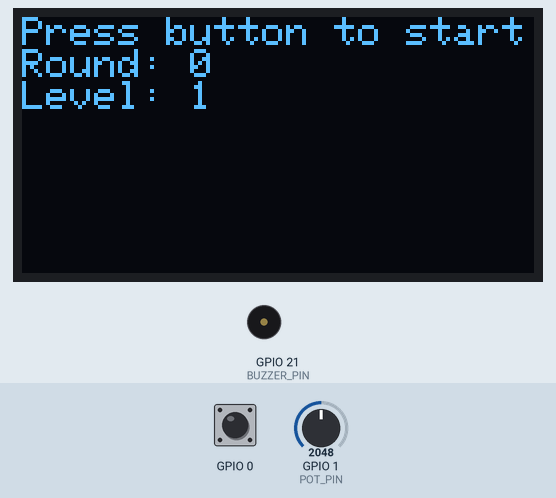
The program below on a simulated ESP32-S3. Parts: 128×64 one-colour display, buzzer (waves = sounding, pin HIGH). Inputs (shaded band) come from the test bench; at power-on: GPIO 0 HIGH, GPIO 1 (POT_PIN) = 2048 (analog values on the 0–4095 scale). Random numbers use the default seed unless the program sets one; what the program prints to the serial monitor is not drawn.

Above: at 1.2 s.
1.3 s: GPIO 0 pulled LOW for 0.15 s
At 1.44 s:
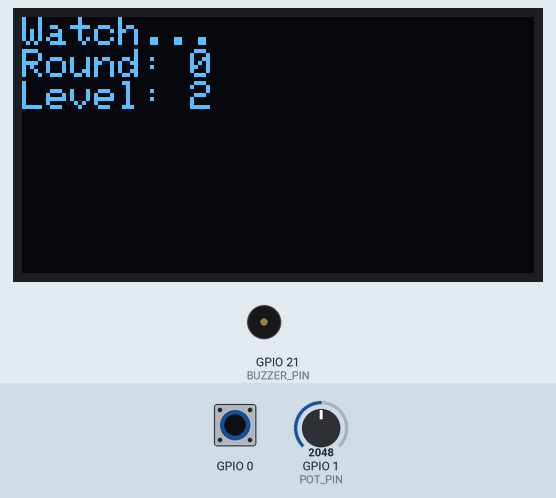
At 2.5 s:
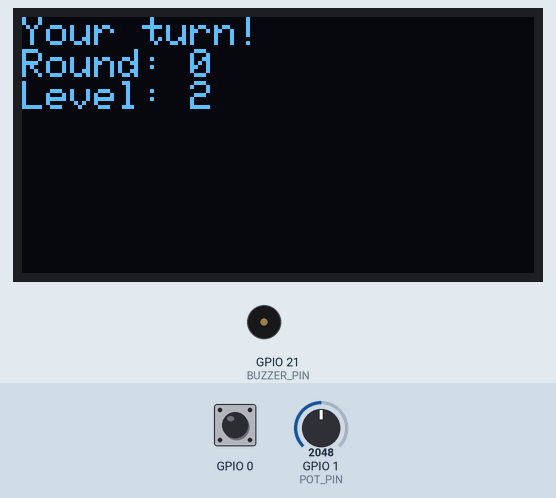
Timing chart, 0 to 4.3 s (numbered marks = the images above; inputs shaded):
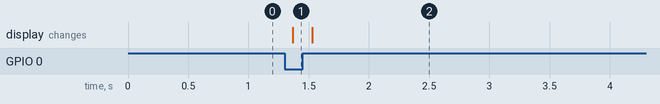

The program:

main.cpp
```cpp
/*
  Assessment Task 2
  Electronic Simon Says Memory Game

  Student name: Luca
  Student ID:   200069155
  Date:         14/10/26

  Board: ESP32-S2

  Required libraries:
  - Adafruit GFX Library
  - Adafruit SSD1306

  Instructions:
  1. Complete every numbered TODO.
  2. Keep all runtime timing non-blocking.
  3. Do not use delay() in loop() or its helper functions.
  4. Test all eleven functional requirements.
  5. Complete the Business Requirements & Test Documentation.
  6. Demonstrate the physical circuit to your trainer.

  Verify these pin assignments against your circuit.
  Buttons connect between their GPIO and GND.
  Use a 220 ohm resistor in series with each LED.
*/

#include <Arduino.h>
#include <Wire.h>
#include <Adafruit_GFX.h>
#include <Adafruit_SSD1306.h>

// Prevent Arduino automatic prototype errors.
struct ColourMap;
struct GameResult;

ColourMap get_colour(String name);
void log_result(GameResult &result);

// ==================================================
// Pin assignments
// ==================================================

const int NUM_COLOURS = 4;
const int NUM_LEVELS = 3;

const int LED_PINS[NUM_COLOURS] = {};
const int BUTTON_PINS[NUM_COLOURS] = {};

const int POT_PIN = 1;
const int BUZZER_PIN = 21;

const int OLED_SDA_PIN = 8;
const int OLED_SCL_PIN = 9;

// ==================================================
// Constants
// ==================================================

const int MAX_ROUNDS = 20;
const int MAX_GAMES = 10;

const int MAX_TOTAL_PRESSES =
    MAX_ROUNDS * (MAX_ROUNDS + 1) / 2;

const int ADC_MAX = 4095;
const int TONE_LEVEL_STEP = 200;
const int MAX_SAFE_FREQ = 4000;
const int GAME_OVER_FREQ = 100;

const unsigned long DEBOUNCE_TIME = 40;
const unsigned long INPUT_TIMEOUT_MS = 3000;
const unsigned long GAME_OVER_MS = 600;
const unsigned long ALERT_FLASH_MS = 100;
const unsigned long BUTTON_SOUND_MS = 120;
const unsigned long DISPLAY_INTERVAL_MS = 2000;

// Easy, Medium, Hard.
const unsigned long LEVEL_ON_MS[NUM_LEVELS] = {
    400, 300, 200};

const unsigned long LEVEL_GAP_MS[NUM_LEVELS] = {
    200, 160, 140};

// ==================================================
// Structured data
// ==================================================

struct ColourMap
{
    String name;
    int ledPin;
    int toneFreq;
};

ColourMap colourMap[NUM_COLOURS] = {
    {"Red", LED_PINS[0], 262},
    {"Green", LED_PINS[1], 330},
    {"Blue", LED_PINS[2], 392},
    {"Yellow", LED_PINS[3], 494}};

struct GameResult
{
    int session;
    int score;
    float avgReactionMs;
    unsigned long timestamp;
};

GameResult leaderboard[MAX_GAMES];

int gameCount = 0;
int sessionCounter = 0;

int toneGrid[NUM_LEVELS][NUM_COLOURS];

// ==================================================
// Game state and variables
// ==================================================

enum GameState
{
    IDLE,
    PLAYING_SEQUENCE,
    WAITING_FOR_INPUT,
    GAME_OVER_STATE
};

GameState state = IDLE;

int sequence[MAX_ROUNDS];
int round_ = 0;
int completedRounds = 0;
int currentLevel = 0;
int potValue = 0;

unsigned long reactionTimes[MAX_TOTAL_PRESSES];
int totalCorrectPresses = 0;

// Sequence playback.
int playbackStep = 0;
bool ledIsOn = false;

unsigned long playbackTimer = 0;
unsigned long sequenceOnMs = LEVEL_ON_MS[0];
unsigned long sequenceGapMs = LEVEL_GAP_MS[0];

// Player input.
int inputStep = 0;
unsigned long inputWindowStart = 0;
unsigned long stepReadyTime = 0;

// Button debounce.
int buttonState[NUM_COLOURS];
int lastButtonReading[NUM_COLOURS];
unsigned long debounceStart[NUM_COLOURS];
bool buttonPressed[NUM_COLOURS];

// Player LED and sound feedback.
int feedbackColour = -1;
unsigned long feedbackStart = 0;
int activeToneFreq = 0;

// Game-over alert.
bool alertActive = false;
bool alertLedsOn = false;

unsigned long alertStart = 0;
unsigned long alertFlashTimer = 0;

// Latest completed game.
float lastGameAvgReaction = 0.0;
bool lastGameFinished = false;

// OLED.
Adafruit_SSD1306 display(128, 64, &Wire, -1);

bool displayReady = false;
bool displayDirty = true;
unsigned long lastDisplayUpdate = 0;

// ==================================================
// Student programming tasks
// ==================================================

// Finds a colour by name using a linear search.
ColourMap get_colour(String name)
{
    // TODO 1 — Requirement 4
    // Search colourMap one entry at a time.
    // Return the matching entry when its name matches.
    // Keep the sentinel below for an unknown name.
    // Search colourMap one entry at a time.
    for (int i = 0; i < NUM_COLOURS; i++)
    {
        if (colourMap[i].name.equalsIgnoreCase(name))
        {
            return colourMap[i];
        }
    }

    // Sentinel for an unknown name.
    ColourMap notFound = {"", -1, -1};
    return notFound;
}

// Builds the two-dimensional tone-frequency grid.
void build_tone_grid()
{
    // TODO 2a — Requirement 5
    // Use nested loops for difficulty level and colour.
    // Calculate each frequency from the colour's base frequency
    // plus the level-dependent TONE_LEVEL_STEP.
    // Access each cell with toneGrid[level][colour].
    for (int level = 0; level < NUM_LEVELS; level++)
    {
        for (int colour = 0; colour < NUM_COLOURS; colour++)
        {
            toneGrid[level][colour] =
                colourMap[colour].toneFreq + level * TONE_LEVEL_STEP;
        }
    }
}

// Calculates the sum of all tone-grid frequencies.
long sum_all_tones()
{
    long total = 0;

    // TODO 2b — Requirement 5
    // Use nested loops to add every grid cell to total.
    for (int level = 0; level < NUM_LEVELS; level++)
    {
        for (int colour = 0; colour < NUM_COLOURS; colour++)
        {
            total += toneGrid[level][colour];
        }
    }

    return total;
}

// Checks whether any grid frequency exceeds the limit.
bool any_tone_exceeds(int limit)
{
    // TODO 2c — Requirement 5
    // Use nested loops to check every grid cell.
    // Return true when a frequency exceeds limit.
    for (int level = 0; level < NUM_LEVELS; level++)
    {
        for (int colour = 0; colour < NUM_COLOURS; colour++)
        {
            if (toneGrid[level][colour] > limit)
            {
                return true;
            }
        }
    }

    return false;
}

// Adds a result and inserts it into descending score order.
void log_result(GameResult &result)
{
    // TODO 3 — Requirements 1 and 10
    // Guard gameCount so it cannot exceed MAX_GAMES.
    // Add the new record to leaderboard.
    // Use insertion sort to move ONLY the new record into place.
    // Highest score must appear at leaderboard[0].
    // Decide and document what happens when the array is full.
    if (gameCount < MAX_GAMES)
    {
        leaderboard[gameCount] = result;
        gameCount++;

        // Insertion sort to place the new record in the correct position.
        // Move the new result left while its score is higher than the result before it,
        // keeping the leaderboard in descending score order.
        for (int i = gameCount - 1; i > 0 && leaderboard[i].score > leaderboard[i - 1].score; i--)
        {
            GameResult temp = leaderboard[i];
            leaderboard[i] = leaderboard[i - 1];
            leaderboard[i - 1] = temp;
        }
    }
}

// Appends one random colour to the current sequence.
void add_round()
{
    // TODO 4 — Requirement 2
    // Check that round_ is below MAX_ROUNDS.
    // Store a random colour index from 0 to NUM_COLOURS - 1.
    // Increase round_ after storing the new colour.
    if (round_ < MAX_ROUNDS)
    {
        sequence[round_] = random(0, NUM_COLOURS);
        round_++;
    }
}

// Resets the game and begins playback at the selected level.
void start_game(int level)
{
    // TODO 5a — Requirements 2 and 3
    // Set currentLevel to a valid level.
    // Select sequenceOnMs and sequenceGapMs from the timing arrays.
    // Reset round_, completedRounds, inputStep and reaction count.
    // Reset playback and feedback variables.
    // Clear any previous alert.
    // Add the first round.
    // Set playbackTimer to millis().
    // Enter PLAYING_SEQUENCE and set displayDirty.
    // Keep the previous game's average visible until a new result exists.
    currentLevel = level;
    sequenceOnMs = LEVEL_ON_MS[level];
    sequenceGapMs = LEVEL_GAP_MS[level];
    round_ = 0;
    completedRounds = 0;
    inputStep = 0;
    totalCorrectPresses = 0;
    playbackTimer = millis();
    state = PLAYING_SEQUENCE;
    displayDirty = true;
}

// Starts an idle game using any fresh button press.
void check_start_trigger()
{
    // TODO 5b — Requirement 3
    // Return immediately unless state is IDLE.
    // Check all buttonPressed entries.
    // Map the current potValue to levels 0, 1 or 2.
    // Call start_game() once for a fresh press.
    // Set feedbackColour and feedbackStart for a short start beep.
    // Keep difficulty fixed for the rest of that game.
    if (state == IDLE)
    {
        for (int i = 0; i < NUM_COLOURS; i++)
        {
            if (buttonPressed[i])
            {
                int level = map(potValue, 0, ADC_MAX, 0, NUM_LEVELS);
                start_game(level);
                feedbackColour = i;
                feedbackStart = millis();
                break; // Start game on first detected button press
            }
        }
    }
}


// TODO 6 — Requirements 2, 5 and 9
// Use millis(), playbackTimer and ledIsOn.
//
// When a colour is on:
// - Keep it on for sequenceOnMs.
// - Then set ledIsOn false, advance playbackStep and reset the timer.
//
// When a colour is off:
// - Wait for sequenceGapMs without blocking.
// - If more colours remain, set ledIsOn true and reset the timer.
// - Otherwise enter WAITING_FOR_INPUT.
//
// Include the gap AFTER the final colour.
// Initialise inputStep, inputWindowStart and stepReadyTime.
// Clear button events sampled during playback at this transition.
// Mark the display dirty and print "Your turn" to Serial.
// Keep sequence indices within bounds.

// Plays the sequence one step at a time without blocking.
void update_playback()
{
    unsigned long now = millis();

    if (ledIsOn)
    {
        if (now - playbackTimer >= sequenceOnMs)
        {
            ledIsOn = false;
            playbackStep++;
            playbackTimer = now;
        }
        return;
    }

    if (now - playbackTimer >= sequenceGapMs)
    {
        if (playbackStep < round_)
        {
            ledIsOn = true;
            playbackTimer = now;
        }
        else
        {
            state = WAITING_FOR_INPUT;
            inputStep = 0;
            inputWindowStart = now;
            stepReadyTime = now;

            for (int i = 0; i < NUM_COLOURS; i++)
            {
                buttonPressed[i] = false;
            }

            displayDirty = true;
            Serial.println("Your turn");
        }
    }
}

// Calculates reaction-time statistics in one scan.
void compute_stats(
    unsigned long &minOut,
    unsigned long &maxOut,
    float &avgOut)
{
    // Safe placeholder outputs.
    minOut = 0;
    maxOut = 0;
    avgOut = 0.0;

    // TODO 7 — Requirements 7 and 10
    // Handle totalCorrectPresses == 0 first.
    // Otherwise initialise min and max from reactionTimes[0].
    // Find minimum, maximum and sum in ONE loop.
    // Calculate a floating-point average.
    // Write the results into the reference parameters.
}

// Logs the final result and starts a timed alert.
void finish_game()
{
    // TODO 8a — Requirements 1, 6 and 7
    // Call compute_stats().
    // Update lastGameAvgReaction and lastGameFinished.
    // Create a GameResult containing:
    // - A new session number
    // - completedRounds as the score
    // - The average reaction time
    // - millis() as the timestamp
    //
    // Call log_result().
    // Print the score and statistics to Serial.
    // Enter GAME_OVER_STATE.
    // Initialise alertActive, alertStart, alertFlashTimer and alertLedsOn.
    // Clear player feedback and playback LED state.
    // Mark the display dirty.
}

// Matches player presses against the sequence.
void update_input()
{
    // TODO 8b — Requirements 2, 7 and 9
    // End the game if INPUT_TIMEOUT_MS has elapsed without a new answer.
    // Check fresh button presses against sequence[inputStep].
    // A wrong answer calls finish_game() and returns immediately.
    // Decide and document how simultaneous presses are handled.
    //
    // For a correct answer:
    // - Guard the reactionTimes array.
    // - Record millis() - stepReadyTime.
    // - Increase totalCorrectPresses and inputStep.
    // - Reset both input timers.
    // - Set feedbackColour and feedbackStart for LED/tone feedback.
    //
    // After a full correct sequence:
    // - Set completedRounds to round_.
    // - If MAX_ROUNDS is complete, finish the game.
    // - Otherwise add_round() and reset playback for the longer sequence.
    //
    // Keep array indices within bounds.
    // Process one answer per loop iteration.
}

// Flashes the alert LEDs and returns to idle when time expires.
void update_alert()
{
    // TODO 9 — Requirements 6 and 9
    // Return if no alert is active.
    // Toggle alertLedsOn every ALERT_FLASH_MS using millis().
    // After GAME_OVER_MS:
    // - Clear alertActive, alertLedsOn and feedbackColour.
    // - Return to IDLE.
    // - Mark the display dirty.
    //
    // Do not use delay() or a waiting loop.
}

// Applies LED and buzzer output with clear priorities.
void update_outputs()
{
    // TODO 10 — Requirements 2, 5 and 6, plus button feedback
    // Expire feedbackColour after BUTTON_SOUND_MS.
    //
    // Select the required output in this priority order:
    // 1. Game-over alert: all LEDs follow alertLedsOn; use GAME_OVER_FREQ.
    // 2. Active sequence colour: matching LED and
    //    toneGrid[currentLevel][sequence[playbackStep]].
    // 3. Player feedback: matching LED and grid tone.
    // 4. Otherwise: LEDs off and buzzer silent.
    //
    // Change the buzzer only when its desired frequency changes.
    // Use activeToneFreq to remember the current frequency.
    // Use tone() or noTone(); do not block.
    // Keep output control here so button tones cannot overwrite alerts.
}

// ==================================================
// Provided supporting functions
// ==================================================

// Returns true once for a newly debounced button press.
bool read_button_pressed(int index)
{
    int reading = digitalRead(BUTTON_PINS[index]);
    unsigned long now = millis();

    if (reading != lastButtonReading[index])
    {
        debounceStart[index] = now;
    }

    bool pressed = false;

    if (now - debounceStart[index] >= DEBOUNCE_TIME)
    {
        if (reading != buttonState[index])
        {
            buttonState[index] = reading;
            pressed = (reading == LOW);
        }
    }

    lastButtonReading[index] = reading;
    return pressed;
}

// Samples every button and the potentiometer in all states.
void update_controls()
{
    for (int i = 0; i < NUM_COLOURS; i++)
    {
        buttonPressed[i] = read_button_pressed(i);
    }

    potValue = constrain(analogRead(POT_PIN), 0, ADC_MAX);
}

// Displays game information on changes or every two seconds.
void update_display()
{
    if (!displayReady)
    {
        return;
    }

    unsigned long now = millis();

    if (!displayDirty &&
        now - lastDisplayUpdate < DISPLAY_INTERVAL_MS)
    {
        return;
    }

    display.clearDisplay();
    display.setTextSize(1);
    display.setTextColor(SSD1306_WHITE);
    display.setCursor(0, 0);

    switch (state)
    {
    case IDLE:
        display.println("Press button to start");
        break;

    case PLAYING_SEQUENCE:
        display.println("Watch...");
        break;

    case WAITING_FOR_INPUT:
        display.println("Your turn!");
        break;

    case GAME_OVER_STATE:
        display.println("Game Over");
        break;
    }

    display.print("Round: ");
    display.println(round_);

    display.print("Level: ");
    display.println(currentLevel + 1);

    // TODO 11 — Requirement 8
    // Show the high score from the sorted leaderboard.
    // Safely handle gameCount == 0.
    // Show the latest completed game's average reaction time in ms
    // only when lastGameFinished is true.

    display.display();

    lastDisplayUpdate = now;
    displayDirty = false;
}

// Initialises pins, button data, tone grid and OLED.
void setup()
{
    Serial.begin(115200);

    for (int i = 0; i < NUM_COLOURS; i++)
    {
        pinMode(LED_PINS[i], OUTPUT);
        digitalWrite(LED_PINS[i], LOW);

        pinMode(BUTTON_PINS[i], INPUT_PULLUP);

        int reading = digitalRead(BUTTON_PINS[i]);

        buttonState[i] = reading;
        lastButtonReading[i] = reading;
        debounceStart[i] = millis();
        buttonPressed[i] = false;
    }

    pinMode(POT_PIN, INPUT);
    pinMode(BUZZER_PIN, OUTPUT);

    analogReadResolution(12);

    build_tone_grid();

    if (any_tone_exceeds(MAX_SAFE_FREQ))
    {
        Serial.println("Warning: tone-frequency limit exceeded.");
    }

    Serial.print("Tone grid sum: ");
    Serial.println(sum_all_tones());

    Wire.begin(OLED_SDA_PIN, OLED_SCL_PIN);

    displayReady = display.begin(
        SSD1306_SWITCHCAPVCC,
        0x3C);

    if (!displayReady)
    {
        Serial.println("OLED initialisation failed.");
    }

    randomSeed(analogRead(POT_PIN));

    Serial.println("Assessment starter loaded.");
    Serial.println("Complete all numbered TODO tasks.");
}

// Services controls, game state, outputs and OLED.
void loop()
{
    update_controls();
    check_start_trigger();

    switch (state)
    {
    case IDLE:
        break;

    case PLAYING_SEQUENCE:
        update_playback();
        break;

    case WAITING_FOR_INPUT:
        update_input();
        break;

    case GAME_OVER_STATE:
        update_alert();
        break;
    }

    update_outputs();
    update_display();

    // TODO 12 — Requirements 9, 10 and 11
    // Review your completed code:
    // - No delay() or blocking timing loops.
    // - Every function has a short purpose comment.
    // - Named constants replace unexplained values.
    // - Explain a reference-parameter function in your documentation.
    //
    // Complete the written deliverables:
    // - Business requirements analysis
    // - Tests and actual results for all eleven requirements
    // - Known limitations
    // - Real-hardware demonstration and trainer observation record
}
```

Measured:
- after the input at 1.3 s, the display: changes after 0.07 s (image 1)
